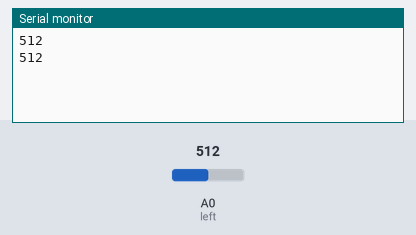
This sketch was run on a simulated Arduino Uno, built with avr-gcc and run on an emulated ATmega328P. On the bench: the last lines printed to the serial monitor. The test bench sets the inputs (shaded band); at power-on: A0 (left) = 512.

Above: at 1.8 s.
1.9 s: A0 (left) set to 716
At 2.4 s:
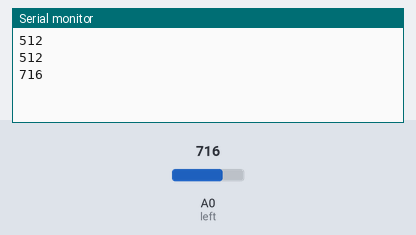
3.4 s: A0 (left) set to 900
At 4.8 s:
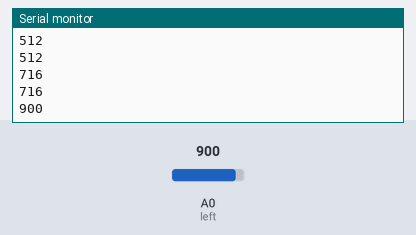
Timing chart, 0 to 6.4 s (numbered marks = the images above; inputs shaded):
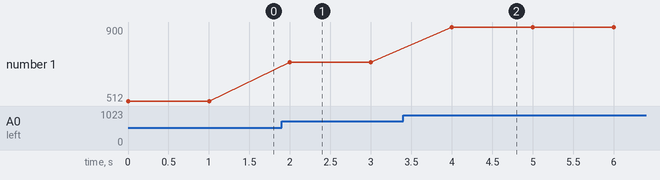

The sketch:

Light_sensor_test.ino
```cpp
const int left = A0;
void setup() {
  Serial.begin(9600);
}
void loop() {
  int leftValue = analogRead(left);
  Serial.println(leftValue);
  delay(1000);
}
```

Measured:
- after the input at 1.9 s, the serial monitor: prints a new line after 0.10 s (image 1)
- after the input at 3.4 s, the serial monitor: prints a new line after 0.60 s (image 2)
- plotted number 1: 512 → 716 after the input at 1.9 s, 716 → 900 after the input at 3.4 s
